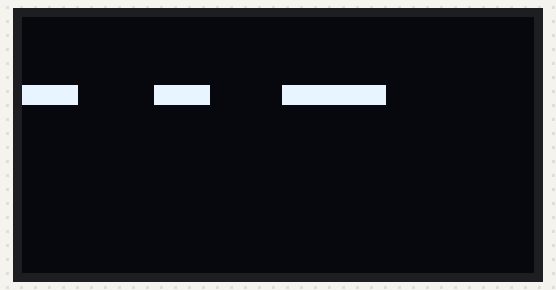
A sketch run on a simulated Arduino Uno, built with avr-gcc and run on an emulated ATmega328P. Parts: 128×64 one-colour display. Random numbers use the default seed unless the sketch sets one.

Above: at 0.9 s.
At 5.0 s:
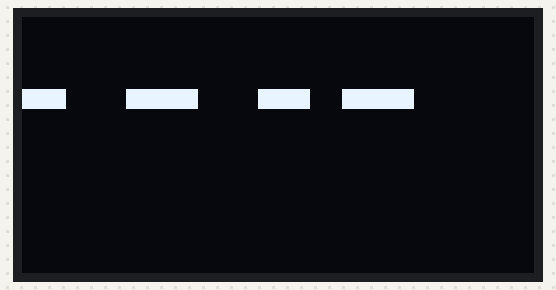
At 10.0 s:
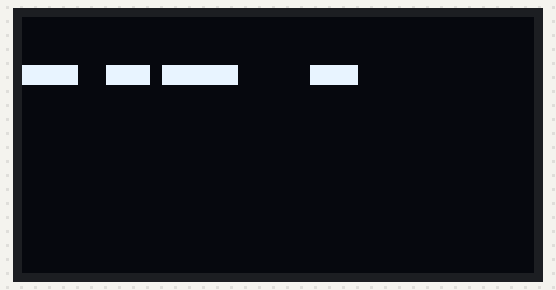
At 20.0 s:
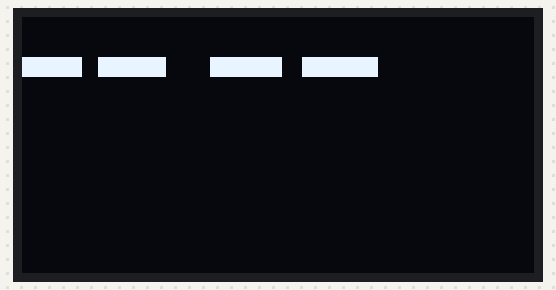
At 29.1 s:
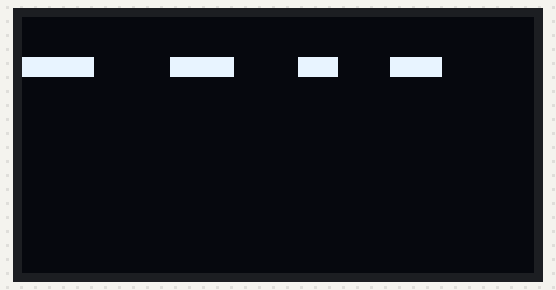
At 39.0 s:
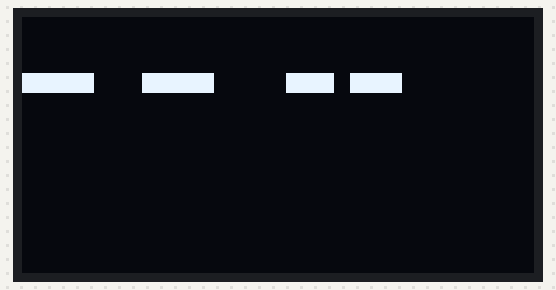

The sketch:

draw.ino
```cpp
#include "U8glib.h"
#include "math.h"
U8GLIB_SSD1306_128X64 u8g(U8G_I2C_OPT_NONE);
int random_pin=0;
int output[]={1};
int input[]={0};
int i=0;
int blockX[4];
int blockY=0;
int width[4];
int height=5;
int j=0;
void setup()
{
 Serial.begin(9600);
 for(int i=0;i<sizeof(output)/sizeof(output[0]);i++)
     pinMode(output[i],OUTPUT);
 for(int i=0;i<sizeof(input)/sizeof(input[0]);i++)
     pinMode(input[i],INPUT);
 randomSeed(analogRead(0));
}
void loop()
{
j=0;i=0;
get_block();
u8g.firstPage();
 do
  {
    draw();
  }
  while( u8g.nextPage() );

}
void get_block()
{
  blockX[0]=0;
  width[0]=random(10,20);
  for(int w=1;w<5;w++)
  {
    blockX[w]=random(blockX[w-1]+width[w-1],blockX[w-1]+width[w-1]+20);
    width[w]=random(10,20);
  }
}
void draw()
{
 i++;
 for(int w=0;w<4;w++)
 {
  u8g.drawBox(blockX[w],blockY,width[w],height);
 }
 delay(100);
}
```

Measured:
- what the display in image 0 shows lasts 0.9 s, from 0.8 s to 1.7 s
